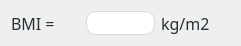
          <widget class="QWidget" name="layoutWidget">
           <property name="geometry">
            <rect>
             <x>10</x>
             <y>10</y>
             <width>241</width>
             <height>31</height>
            </rect>
           </property>
           <layout class="QGridLayout" name="gridLayout_6">
            <item row="0" column="0">
             <widget class="QLabel" name="label_17">
              <property name="font">
               <font>
                <family>Arial Black</family>
                <pointsize>12</pointsize>
               </font>
              </property>
              <property name="styleSheet">
               <string notr="true">color: rgb(38, 50, 56);</string>
              </property>
              <property name="text">
               <string>BMI = </string>
              </property>
              <property name="alignment">
               <set>Qt::AlignLeading|Qt::AlignLeft|Qt::AlignVCenter</set>
              </property>
             </widget>
            </item>
            <item row="0" column="1">
             <widget class="QLabel" name="totalBMILabel">
              <property name="font">
               <font>
                <family>Arial Black</family>
                <pointsize>12</pointsize>
               </font>
              </property>
              <property name="styleSheet">
               <string notr="true">background-color: rgb(255, 255, 255);
border-radius: 10px;
border: 1px solid rgb(218, 218, 218);</string>
              </property>
              <property name="text">
               <string/>
              </property>
             </widget>
            </item>
            <item row="0" column="2">
             <widget class="QLabel" name="label_33">
              <property name="font">
               <font>
                <family>Arial Black</family>
                <pointsize>12</pointsize>
               </font>
              </property>
              <property name="styleSheet">
               <string notr="true">color: rgb(38, 50, 56);</string>
              </property>
              <property name="text">
               <string>kg/m2 </string>
              </property>
             </widget>
            </item>
           </layout>
          </widget>
